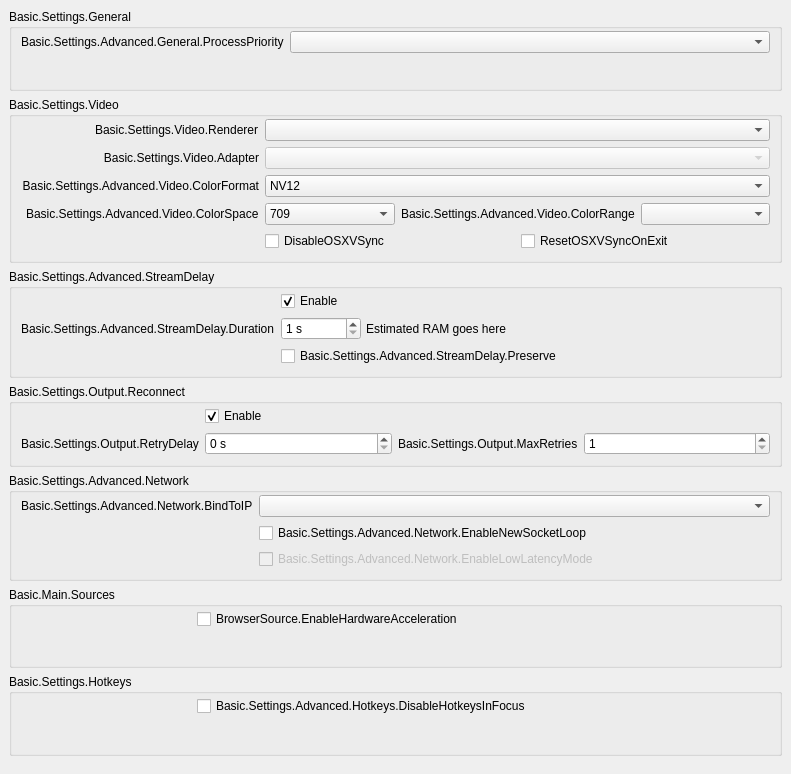
           <widget class="QWidget" name="scrollAreaWidgetContents">
            <property name="geometry">
             <rect>
              <x>0</x>
              <y>0</y>
              <width>791</width>
              <height>774</height>
             </rect>
            </property>
            <layout class="QVBoxLayout" name="verticalLayout_23">
             <property name="leftMargin">
              <number>0</number>
             </property>
             <property name="topMargin">
              <number>0</number>
             </property>
             <property name="rightMargin">
              <number>0</number>
             </property>
             <property name="bottomMargin">
              <number>9</number>
             </property>
             <item>
              <widget class="QWidget" name="widget_11" native="true">
               <layout class="QVBoxLayout" name="verticalLayout_24">
                <item>
                 <widget class="QGroupBox" name="advancedGeneralGroupBox">
                  <property name="title">
                   <string>Basic.Settings.General</string>
                  </property>
                  <layout class="QFormLayout" name="formLayout_22">
                   <property name="fieldGrowthPolicy">
                    <enum>QFormLayout::AllNonFixedFieldsGrow</enum>
                   </property>
                   <property name="labelAlignment">
                    <set>Qt::AlignRight|Qt::AlignTrailing|Qt::AlignVCenter</set>
                   </property>
                   <property name="topMargin">
                    <number>2</number>
                   </property>
                   <item row="0" column="0">
                    <widget class="QLabel" name="processPriorityLabel">
                     <property name="text">
                      <string>Basic.Settings.Advanced.General.ProcessPriority</string>
                     </property>
                     <property name="buddy">
                      <cstring>processPriority</cstring>
                     </property>
                    </widget>
                   </item>
                   <item row="0" column="1">
                    <widget class="QComboBox" name="processPriority"/>
                   </item>
                   <item row="1" column="0">
                    <spacer name="horizontalSpacer_13">
                     <property name="orientation">
                      <enum>Qt::Horizontal</enum>
                     </property>
                     <property name="sizeHint" stdset="0">
                      <size>
                       <width>170</width>
                       <height>0</height>
                      </size>
                     </property>
                    </spacer>
                   </item>
                  </layout>
                 </widget>
                </item>
                <item>
                 <widget class="QGroupBox" name="advancedVideoContainer">
                  <property name="title">
                   <string>Basic.Settings.Video</string>
                  </property>
                  <layout class="QFormLayout" name="formLayout_14">
                   <property name="fieldGrowthPolicy">
                    <enum>QFormLayout::AllNonFixedFieldsGrow</enum>
                   </property>
                   <property name="labelAlignment">
                    <set>Qt::AlignRight|Qt::AlignTrailing|Qt::AlignVCenter</set>
                   </property>
                   <property name="topMargin">
                    <number>2</number>
                   </property>
                   <item row="0" column="0">
                    <widget class="QLabel" name="rendererLabel">
                     <property name="text">
                      <string>Basic.Settings.Video.Renderer</string>
                     </property>
                     <property name="buddy">
                      <cstring>renderer</cstring>
                     </property>
                    </widget>
                   </item>
                   <item row="0" column="1">
                    <widget class="QComboBox" name="renderer">
                     <property name="currentText">
                      <string notr="true"/>
                     </property>
                    </widget>
                   </item>
                   <item row="1" column="0">
                    <widget class="QLabel" name="adapterLabel">
                     <property name="text">
                      <string>Basic.Settings.Video.Adapter</string>
                     </property>
                     <property name="alignment">
                      <set>Qt::AlignRight|Qt::AlignTrailing|Qt::AlignVCenter</set>
                     </property>
                     <property name="buddy">
                      <cstring>adapter</cstring>
                     </property>
                    </widget>
                   </item>
                   <item row="1" column="1">
                    <widget class="QComboBox" name="adapter">
                     <property name="enabled">
                      <bool>false</bool>
                     </property>
                     <property name="currentText">
                      <string notr="true"/>
                     </property>
                    </widget>
                   </item>
                   <item row="2" column="0">
                    <widget class="QLabel" name="label_30">
                     <property name="minimumSize">
                      <size>
                       <width>0</width>
                       <height>0</height>
                      </size>
                     </property>
                     <property name="text">
                      <string>Basic.Settings.Advanced.Video.ColorFormat</string>
                     </property>
                     <property name="alignment">
                      <set>Qt::AlignRight|Qt::AlignTrailing|Qt::AlignVCenter</set>
                     </property>
                     <property name="buddy">
                      <cstring>colorFormat</cstring>
                     </property>
                    </widget>
                   </item>
                   <item row="2" column="1">
                    <widget class="QComboBox" name="colorFormat">
                     <item>
                      <property name="text">
                       <string notr="true">NV12</string>
                      </property>
                     </item>
                     <item>
                      <property name="text">
                       <string notr="true">I420</string>
                      </property>
                     </item>
                     <item>
                      <property name="text">
                       <string>I444</string>
                      </property>
                     </item>
                     <item>
                      <property name="text">
                       <string notr="true">RGB</string>
                      </property>
                     </item>
                    </widget>
                   </item>
                   <item row="4" column="1">
                    <layout class="QHBoxLayout" name="horizontalLayout_18">
                     <property name="leftMargin">
                      <number>0</number>
                     </property>
                     <property name="topMargin">
                      <number>0</number>
                     </property>
                     <property name="rightMargin">
                      <number>0</number>
                     </property>
                     <property name="bottomMargin">
                      <number>0</number>
                     </property>
                     <item>
                      <widget class="QCheckBox" name="disableOSXVSync">
                       <property name="text">
                        <string>DisableOSXVSync</string>
                       </property>
                      </widget>
                     </item>
                     <item>
                      <widget class="QCheckBox" name="resetOSXVSync">
                       <property name="text">
                        <string>ResetOSXVSyncOnExit</string>
                       </property>
                      </widget>
                     </item>
                    </layout>
                   </item>
                   <item row="3" column="1">
                    <layout class="QHBoxLayout" name="horizontalLayout_20">
                     <property name="leftMargin">
                      <number>0</number>
                     </property>
                     <property name="topMargin">
                      <number>0</number>
                     </property>
                     <property name="rightMargin">
                      <number>0</number>
                     </property>
                     <property name="bottomMargin">
                      <number>0</number>
                     </property>
                     <item>
                      <widget class="QComboBox" name="colorSpace">
                       <item>
                        <property name="text">
                         <string notr="true">709</string>
                        </property>
                       </item>
                       <item>
                        <property name="text">
                         <string notr="true">601</string>
                        </property>
                       </item>
                      </widget>
                     </item>
                     <item>
                      <widget class="QLabel" name="label_34">
                       <property name="sizePolicy">
                        <sizepolicy hsizetype="Maximum" vsizetype="Preferred">
                         <horstretch>0</horstretch>
                         <verstretch>0</verstretch>
                        </sizepolicy>
                       </property>
                       <property name="text">
                        <string>Basic.Settings.Advanced.Video.ColorRange</string>
                       </property>
                       <property name="buddy">
                        <cstring>colorRange</cstring>
                       </property>
                      </widget>
                     </item>
                     <item>
                      <widget class="QComboBox" name="colorRange"/>
                     </item>
                    </layout>
                   </item>
                   <item row="3" column="0">
                    <widget class="QLabel" name="label_33">
                     <property name="text">
                      <string>Basic.Settings.Advanced.Video.ColorSpace</string>
                     </property>
                     <property name="buddy">
                      <cstring>colorSpace</cstring>
                     </property>
                    </widget>
                   </item>
                   <item row="4" column="0">
                    <spacer name="horizontalSpacer_12">
                     <property name="orientation">
                      <enum>Qt::Horizontal</enum>
                     </property>
                     <property name="sizeHint" stdset="0">
                      <size>
                       <width>170</width>
                       <height>20</height>
                      </size>
                     </property>
                    </spacer>
                   </item>
                  </layout>
                 </widget>
                </item>
                <item>
                 <widget class="QGroupBox" name="groupBox_5">
                  <property name="title">
                   <string>Basic.Settings.Advanced.StreamDelay</string>
                  </property>
                  <layout class="QFormLayout" name="formLayout_18">
                   <property name="fieldGrowthPolicy">
                    <enum>QFormLayout::AllNonFixedFieldsGrow</enum>
                   </property>
                   <property name="labelAlignment">
                    <set>Qt::AlignRight|Qt::AlignTrailing|Qt::AlignVCenter</set>
                   </property>
                   <property name="topMargin">
                    <number>2</number>
                   </property>
                   <item row="1" column="0">
                    <widget class="QLabel" name="label_56">
                     <property name="text">
                      <string>Basic.Settings.Advanced.StreamDelay.Duration</string>
                     </property>
                     <property name="buddy">
                      <cstring>streamDelaySec</cstring>
                     </property>
                    </widget>
                   </item>
                   <item row="1" column="1">
                    <widget class="QWidget" name="widget_12" native="true">
                     <property name="enabled">
                      <bool>true</bool>
                     </property>
                     <layout class="QHBoxLayout" name="horizontalLayout_13">
                      <property name="spacing">
                       <number>5</number>
                      </property>
                      <property name="leftMargin">
                       <number>0</number>
                      </property>
                      <property name="topMargin">
                       <number>0</number>
                      </property>
                      <property name="rightMargin">
                       <number>0</number>
                      </property>
                      <property name="bottomMargin">
                       <number>0</number>
                      </property>
                      <item>
                       <widget class="QSpinBox" name="streamDelaySec">
                        <property name="enabled">
                         <bool>true</bool>
                        </property>
                        <property name="sizePolicy">
                         <sizepolicy hsizetype="Maximum" vsizetype="Fixed">
                          <horstretch>0</horstretch>
                          <verstretch>0</verstretch>
                         </sizepolicy>
                        </property>
                        <property name="minimumSize">
                         <size>
                          <width>80</width>
                          <height>0</height>
                         </size>
                        </property>
                        <property name="suffix">
                         <string notr="true"> s</string>
                        </property>
                        <property name="minimum">
                         <number>1</number>
                        </property>
                        <property name="maximum">
                         <number>1800</number>
                        </property>
                       </widget>
                      </item>
                      <item>
                       <widget class="QLabel" name="streamDelayInfo">
                        <property name="text">
                         <string notr="true">Estimated RAM goes here</string>
                        </property>
                       </widget>
                      </item>
                     </layout>
                    </widget>
                   </item>
                   <item row="2" column="1">
                    <widget class="QCheckBox" name="streamDelayPreserve">
                     <property name="text">
                      <string>Basic.Settings.Advanced.StreamDelay.Preserve</string>
                     </property>
                    </widget>
                   </item>
                   <item row="0" column="1">
                    <widget class="QCheckBox" name="streamDelayEnable">
                     <property name="text">
                      <string>Enable</string>
                     </property>
                     <property name="checked">
                      <bool>true</bool>
                     </property>
                    </widget>
                   </item>
                   <item row="2" column="0">
                    <spacer name="horizontalSpacer_9">
                     <property name="orientation">
                      <enum>Qt::Horizontal</enum>
                     </property>
                     <property name="sizeHint" stdset="0">
                      <size>
                       <width>170</width>
                       <height>20</height>
                      </size>
                     </property>
                    </spacer>
                   </item>
                  </layout>
                 </widget>
                </item>
                <item>
                 <widget class="QGroupBox" name="groupBox_7">
                  <property name="title">
                   <string>Basic.Settings.Output.Reconnect</string>
                  </property>
                  <layout class="QFormLayout" name="formLayout_19">
                   <property name="fieldGrowthPolicy">
                    <enum>QFormLayout::AllNonFixedFieldsGrow</enum>
                   </property>
                   <property name="labelAlignment">
                    <set>Qt::AlignRight|Qt::AlignTrailing|Qt::AlignVCenter</set>
                   </property>
                   <property name="topMargin">
                    <number>2</number>
                   </property>
                   <item row="0" column="1">
                    <widget class="QCheckBox" name="reconnectEnable">
                     <property name="text">
                      <string>Enable</string>
                     </property>
                     <property name="checked">
                      <bool>true</bool>
                     </property>
                    </widget>
                   </item>
                   <item row="1" column="1">
                    <layout class="QHBoxLayout" name="horizontalLayout_19">
                     <property name="leftMargin">
                      <number>0</number>
                     </property>
                     <property name="topMargin">
                      <number>0</number>
                     </property>
                     <property name="rightMargin">
                      <number>0</number>
                     </property>
                     <property name="bottomMargin">
                      <number>0</number>
                     </property>
                     <item>
                      <widget class="QSpinBox" name="reconnectRetryDelay">
                       <property name="suffix">
                        <string> s</string>
                       </property>
                       <property name="maximum">
                        <number>30</number>
                       </property>
                      </widget>
                     </item>
                     <item>
                      <widget class="QLabel" name="label_22">
                       <property name="sizePolicy">
                        <sizepolicy hsizetype="Maximum" vsizetype="Preferred">
                         <horstretch>0</horstretch>
                         <verstretch>0</verstretch>
                        </sizepolicy>
                       </property>
                       <property name="text">
                        <string>Basic.Settings.Output.MaxRetries</string>
                       </property>
                       <property name="buddy">
                        <cstring>reconnectMaxRetries</cstring>
                       </property>
                      </widget>
                     </item>
                     <item>
                      <widget class="QSpinBox" name="reconnectMaxRetries">
                       <property name="minimum">
                        <number>1</number>
                       </property>
                       <property name="maximum">
                        <number>10000</number>
                       </property>
                      </widget>
                     </item>
                    </layout>
                   </item>
                   <item row="1" column="0">
                    <widget class="QLabel" name="label_17">
                     <property name="text">
                      <string>Basic.Settings.Output.RetryDelay</string>
                     </property>
                     <property name="buddy">
                      <cstring>reconnectRetryDelay</cstring>
                     </property>
                    </widget>
                   </item>
                   <item row="0" column="0">
                    <spacer name="horizontalSpacer_8">
                     <property name="orientation">
                      <enum>Qt::Horizontal</enum>
                     </property>
                     <property name="sizeHint" stdset="0">
                      <size>
                       <width>170</width>
                       <height>20</height>
                      </size>
                     </property>
                    </spacer>
                   </item>
                  </layout>
                 </widget>
                </item>
                <item>
                 <widget class="QGroupBox" name="advNetworkGroupBox">
                  <property name="title">
                   <string>Basic.Settings.Advanced.Network</string>
                  </property>
                  <layout class="QFormLayout" name="formLayout_23">
                   <property name="fieldGrowthPolicy">
                    <enum>QFormLayout::AllNonFixedFieldsGrow</enum>
                   </property>
                   <property name="labelAlignment">
                    <set>Qt::AlignRight|Qt::AlignTrailing|Qt::AlignVCenter</set>
                   </property>
                   <property name="topMargin">
                    <number>2</number>
                   </property>
                   <item row="0" column="0">
                    <widget class="QLabel" name="label_27">
                     <property name="text">
                      <string>Basic.Settings.Advanced.Network.BindToIP</string>
                     </property>
                     <property name="buddy">
                      <cstring>bindToIP</cstring>
                     </property>
                    </widget>
                   </item>
                   <item row="0" column="1">
                    <widget class="QComboBox" name="bindToIP"/>
                   </item>
                   <item row="1" column="1">
                    <widget class="QCheckBox" name="enableNewSocketLoop">
                     <property name="text">
                      <string>Basic.Settings.Advanced.Network.EnableNewSocketLoop</string>
                     </property>
                    </widget>
                   </item>
                   <item row="2" column="1">
                    <widget class="QCheckBox" name="enableLowLatencyMode">
                     <property name="enabled">
                      <bool>false</bool>
                     </property>
                     <property name="text">
                      <string>Basic.Settings.Advanced.Network.EnableLowLatencyMode</string>
                     </property>
                    </widget>
                   </item>
                   <item row="1" column="0">
                    <spacer name="horizontalSpacer_7">
                     <property name="orientation">
                      <enum>Qt::Horizontal</enum>
                     </property>
                     <property name="sizeHint" stdset="0">
                      <size>
                       <width>170</width>
                       <height>20</height>
                      </size>
                     </property>
                    </spacer>
                   </item>
                  </layout>
                 </widget>
                </item>
                <item>
                 <widget class="QGroupBox" name="sourcesGroup">
                  <property name="title">
                   <string>Basic.Main.Sources</string>
                  </property>
                  <layout class="QFormLayout" name="formLayout_34">
                   <property name="topMargin">
                    <number>2</number>
                   </property>
                   <item row="0" column="0">
                    <spacer name="horizontalSpacer_15">
                     <property name="orientation">
                      <enum>Qt::Horizontal</enum>
                     </property>
                     <property name="sizeHint" stdset="0">
                      <size>
                       <width>170</width>
                       <height>20</height>
                      </size>
                     </property>
                    </spacer>
                   </item>
                   <item row="0" column="1">
                    <widget class="QCheckBox" name="browserHWAccel">
                     <property name="text">
                      <string>BrowserSource.EnableHardwareAcceleration</string>
                     </property>
                    </widget>
                   </item>
                  </layout>
                 </widget>
                </item>
                <item>
                 <widget class="QGroupBox" name="groupBox_17">
                  <property name="title">
                   <string>Basic.Settings.Hotkeys</string>
                  </property>
                  <layout class="QFormLayout" name="formLayout_33">
                   <property name="topMargin">
                    <number>2</number>
                   </property>
                   <item row="0" column="1">
                    <widget class="QCheckBox" name="disableFocusHotkeys">
                     <property name="text">
                      <string>Basic.Settings.Advanced.Hotkeys.DisableHotkeysInFocus</string>
                     </property>
                    </widget>
                   </item>
                   <item row="0" column="0">
                    <spacer name="horizontalSpacer_14">
                     <property name="orientation">
                      <enum>Qt::Horizontal</enum>
                     </property>
                     <property name="sizeHint" stdset="0">
                      <size>
                       <width>170</width>
                       <height>20</height>
                      </size>
                     </property>
                    </spacer>
                   </item>
                  </layout>
                 </widget>
                </item>
               </layout>
              </widget>
             </item>
            </layout>
           </widget>
